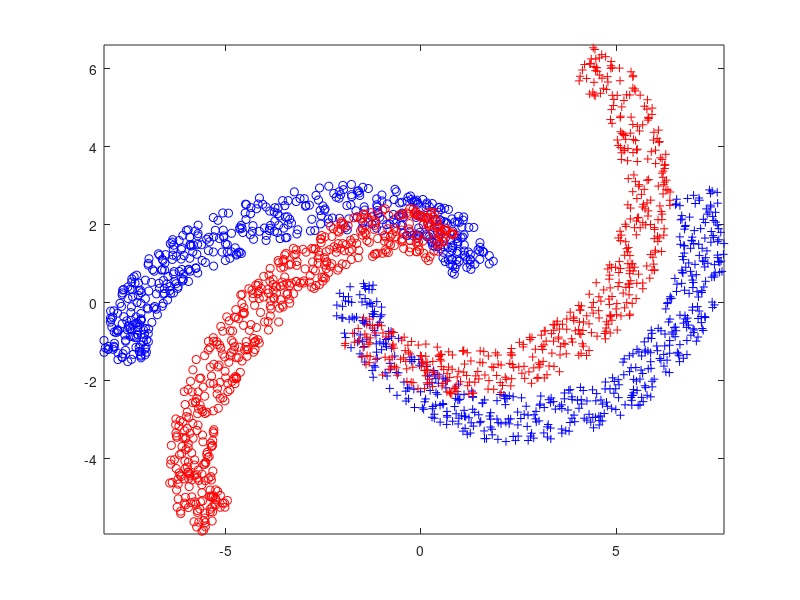

The MATLAB script that drew this image:
% 20161221
% two-moon dataset generator
% sDANN: Shallow Domain-Adversarial Training of Neural Networks (toy
% example)
% written by BISPL, KAIST, Jaejun Yoo
% e-mail: jaejun2004@gmail.com

center1 = -1.5;
center2 = 1.5;
nb_sample = 1000;
radius = 2;
theta = linspace(0,pi,nb_sample);
noise = rand(1,nb_sample)*0.6;
semi_up = [(radius+noise).*cos(theta) + center1;(radius-1+noise).*sin(theta)-0.2];
semi_down = [(radius+noise).*cos(-1*theta) + center2; (radius+noise).*sin(-1*theta)];
% figure;
% plot(semi_up(1,:),semi_up(2,:),'bo')
% hold on
% plot(semi_down(1,:),semi_down(2,:),'ro')

x = [semi_up,semi_down]';
y = [ones(length(semi_up),1);-1*ones(length(semi_down),1)];
idx = randperm(2*nb_sample,2*nb_sample);
xt = x(idx(1:nb_sample),:);
yt = y(idx(1:nb_sample));
x = x(idx(nb_sample+1:end),:);
y = y(idx(nb_sample+1:end));

theta = 15;
theta = theta*pi/180;
rotation = [  [cos(theta), sin(theta)]; [-sin(theta), cos(theta)] ];
x = x * rotation;
xt = xt * rotation;

dataMean = mean(x);
X = 2*bsxfun(@minus, x, dataMean);
X_adapt = 2*bsxfun(@minus, xt, dataMean);
theta = 35;
theta = theta*pi/180;
rotation = [  [cos(theta), sin(theta)]; [-sin(theta), cos(theta)] ];
X_adapt = X_adapt*rotation;
Y = ones(numel(y),1).*(y==1)+ 2*ones(numel(y),1).*(y==-1);

figure, 
plot(X(Y==1,1),X(Y==1,2),'bo')
hold on 
plot(X(Y==2,1),X(Y==2,2),'b+')
plot(X_adapt(yt==1,1),X_adapt(yt==1,2),'ro')
plot(X_adapt(yt==-1,1),X_adapt(yt==-1,2),'r+')
axis equal

save('2Moons_v2','X','X_adapt','Y','x','xt','y','yt');
